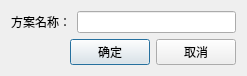
<?xml version="1.0" encoding="UTF-8"?>
<ui version="4.0">
 <class>NewColorSchemeDialog</class>
 <widget class="QDialog" name="NewColorSchemeDialog">
  <property name="geometry">
   <rect>
    <x>0</x>
    <y>0</y>
    <width>247</width>
    <height>71</height>
   </rect>
  </property>
  <property name="windowTitle">
   <string>Dialog</string>
  </property>
  <layout class="QGridLayout" name="gridLayout">
   <item row="0" column="0">
    <layout class="QHBoxLayout" name="horizontalLayout">
     <item>
      <widget class="QLabel" name="label">
       <property name="text">
        <string>方案名称：</string>
       </property>
      </widget>
     </item>
     <item>
      <widget class="QLineEdit" name="lineEditColorScheme"/>
     </item>
    </layout>
   </item>
   <item row="1" column="0">
    <layout class="QHBoxLayout" name="horizontalLayout_2">
     <item>
      <spacer name="horizontalSpacer">
       <property name="orientation">
        <enum>Qt::Horizontal</enum>
       </property>
       <property name="sizeHint" stdset="0">
        <size>
         <width>48</width>
         <height>20</height>
        </size>
       </property>
      </spacer>
     </item>
     <item>
      <widget class="QPushButton" name="pushButtonOK">
       <property name="text">
        <string>确定</string>
       </property>
      </widget>
     </item>
     <item>
      <widget class="QPushButton" name="pushButtonCancel">
       <property name="text">
        <string>取消</string>
       </property>
      </widget>
     </item>
    </layout>
   </item>
  </layout>
 </widget>
 <resources/>
 <connections/>
</ui>
